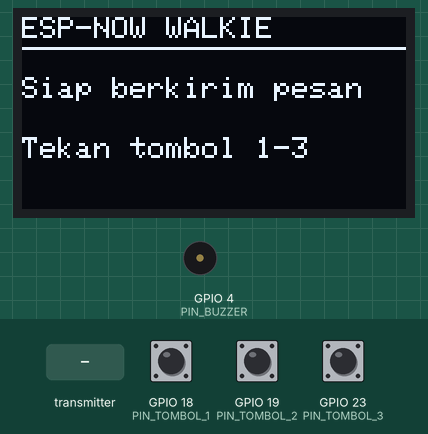
Recording of a sketch running on a simulated ESP32. Shown: 128×64 one-colour display, buzzer (waves = sounding, pin HIGH). The test bench sets the inputs (shaded band); at power-on: GPIO 18 (PIN_TOMBOL_1) HIGH, GPIO 19 (PIN_TOMBOL_2) HIGH, GPIO 23 (PIN_TOMBOL_3) HIGH.

Above: at 1.3 s.
1.4 s: GPIO 18 (PIN_TOMBOL_1) pulled LOW for 1 s
At 3.1 s:
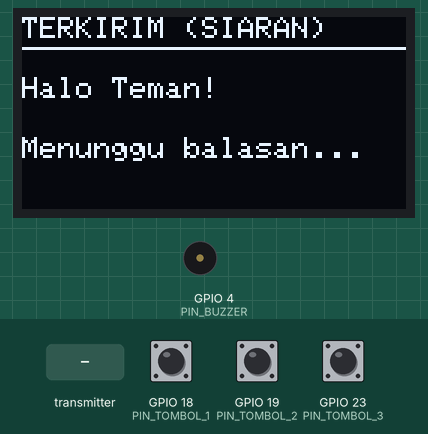
3.9 s: GPIO 19 (PIN_TOMBOL_2) pulled LOW for 3.2 s
At 8.2 s:
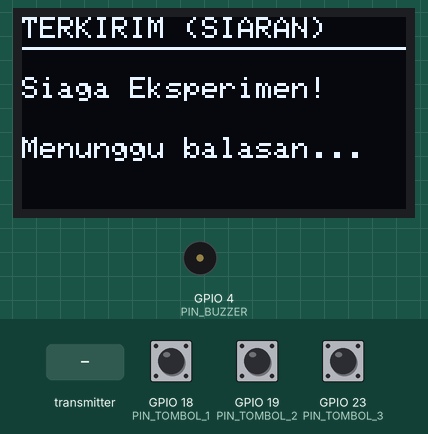
8.6 s: GPIO 23 (PIN_TOMBOL_3) pulled LOW for 0.15 s
At 8.9 s:
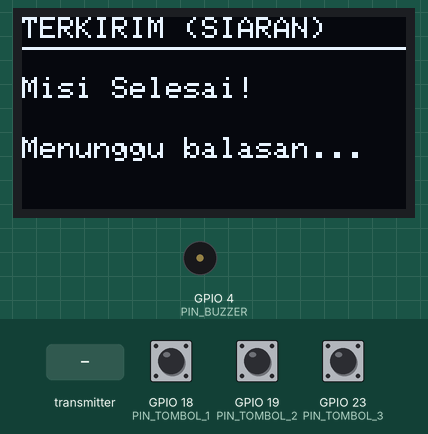
10.2 s: the transmitter starts sending pengirim = 0
At 11.0 s:
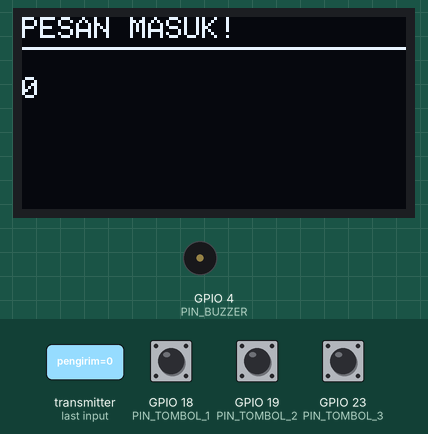
11.7 s: the transmitter starts sending isi_pesan = 0
At 12.9 s:
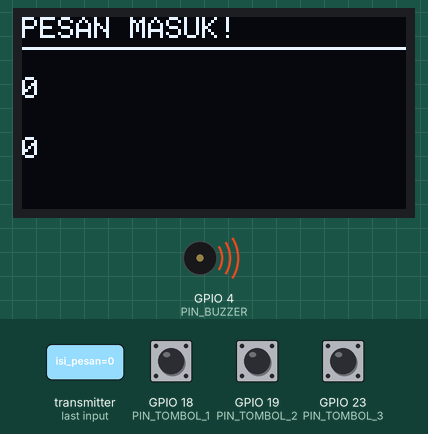
13.2 s: GPIO 19 (PIN_TOMBOL_2) pulled LOW for 1 s
At 13.38 s:
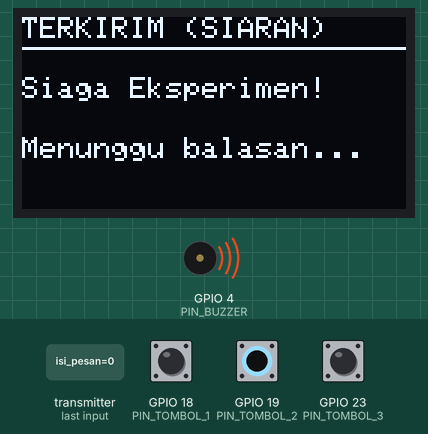
Timing chart, 0 to 16.7 s (numbered marks = the images above; inputs shaded):
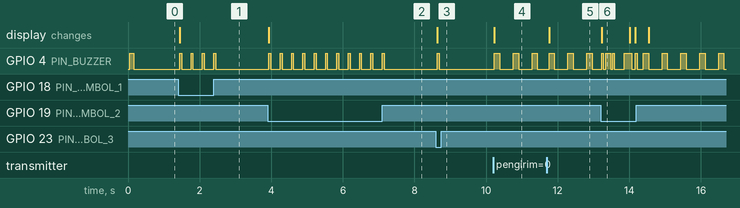

The sketch:

esp_now_walkie_talkie.ino
```cpp
/**
 * esp_now_walkie_talkie.ino: Walkie-Talkie Teks ESP-NOW Edukasi
 *
 * Tanggung Jawab:
 * - Menginisialisasi komunikasi peer-to-peer ESP-NOW mode broadcast.
 * - Membaca tombol masukan untuk memilih dan mengirim pesan teks.
 * - Menampilkan status dan pesan masuk pada layar OLED SSD1306.
 * - Membunyikan buzzer sebagai sinyal notifikasi pesan masuk/keluar.
 *
 * Perangkat Keras:
 * - ESP32 NodeMCU DevKit V1 (DOIT 30-Pin)
 * - OLED SSD1306 0.96 inci I2C (SDA: GPIO 21, SCL: GPIO 22)
 * - Tombol Pesan (GPIO 18, GPIO 19, GPIO 23) dengan INPUT_PULLUP
 * - Buzzer (GPIO 4)
 */

#include <WiFi.h>
#include <esp_now.h>
#include <Wire.h>
#include <Adafruit_GFX.h>
#include <Adafruit_SSD1306.h>

#define LEBAR_LAYAR 128
#define TINGGI_LAYAR 64
#define RESET_OLED -1
#define ALAMAT_OLED 0x3C

#define PIN_TOMBOL_1 18
#define PIN_TOMBOL_2 19
#define PIN_TOMBOL_3 23
#define PIN_BUZZER 4

typedef struct struct_pesan {
  char pengirim[16];
  char isi_pesan[32];
} struct_pesan;

Adafruit_SSD1306 display(LEBAR_LAYAR, TINGGI_LAYAR, &Wire, RESET_OLED);
uint8_t mac_broadcast[] = {0xFF, 0xFF, 0xFF, 0xFF, 0xFF, 0xFF};
unsigned long waktu_tekan_terakhir = 0;
const unsigned long DEBOUNCE_MS = 300;

void bunyikan_buzzer(int durasi_ms) {
  digitalWrite(PIN_BUZZER, HIGH);
  delay(durasi_ms);
  digitalWrite(PIN_BUZZER, LOW);
}

void perbarui_tampilan(const char* judul, const char* teks1, const char* teks2) {
  display.clearDisplay();
  display.setTextSize(1);
  display.setTextColor(SSD1306_WHITE);
  display.setCursor(0, 0);
  display.println(judul);
  display.drawLine(0, 10, 127, 10, SSD1306_WHITE);
  display.setCursor(0, 20);
  display.println(teks1);
  display.setCursor(0, 40);
  display.println(teks2);
  display.display();
}

#if defined(ESP_IDF_VERSION_MAJOR) && (ESP_IDF_VERSION_MAJOR >= 5)
#define PARAM_RECV const esp_now_recv_info_t *info
#else
#define PARAM_RECV const uint8_t *mac
#endif

void saat_data_diterima(PARAM_RECV, const uint8_t *data_masuk, int pjg) {
  if (pjg != sizeof(struct_pesan)) {
    return;
  }
  struct_pesan pesan_terima;
  memcpy(&pesan_terima, data_masuk, sizeof(pesan_terima));
  perbarui_tampilan("PESAN MASUK!", pesan_terima.pengirim, pesan_terima.isi_pesan);
  bunyikan_buzzer(150);
}

void daftarkan_peer_broadcast() {
  esp_now_peer_info_t info_peer = {};
  memcpy(info_peer.peer_addr, mac_broadcast, 6);
  info_peer.channel = 0;
  info_peer.encrypt = false;
  esp_now_add_peer(&info_peer);
}

void kirim_pesan(const char* teks) {
  struct_pesan paket_keluar;
  strncpy(paket_keluar.pengirim, "ESP32-Sobat", sizeof(paket_keluar.pengirim));
  strncpy(paket_keluar.isi_pesan, teks, sizeof(paket_keluar.isi_pesan));
  esp_now_send(mac_broadcast, (uint8_t *)&paket_keluar, sizeof(paket_keluar));
  perbarui_tampilan("TERKIRIM (SIARAN)", paket_keluar.isi_pesan, "Menunggu balasan...");
  bunyikan_buzzer(50);
}

void tangani_tombol(int pin, const char* pesan) {
  if (digitalRead(pin) != LOW) {
    return;
  }
  if (millis() - waktu_tekan_terakhir < DEBOUNCE_MS) {
    return;
  }
  waktu_tekan_terakhir = millis();
  kirim_pesan(pesan);
}

void periksa_semua_tombol() {
  tangani_tombol(PIN_TOMBOL_1, "Halo Teman!");
  tangani_tombol(PIN_TOMBOL_2, "Siaga Eksperimen!");
  tangani_tombol(PIN_TOMBOL_3, "Misi Selesai!");
}

void inisialisasi_pin() {
  pinMode(PIN_TOMBOL_1, INPUT_PULLUP);
  pinMode(PIN_TOMBOL_2, INPUT_PULLUP);
  pinMode(PIN_TOMBOL_3, INPUT_PULLUP);
  pinMode(PIN_BUZZER, OUTPUT);
  digitalWrite(PIN_BUZZER, LOW);
}

void inisialisasi_oled() {
  Wire.begin(21, 22);
  if (!display.begin(SSD1306_SWITCHCAPVCC, ALAMAT_OLED)) {
    Serial.println("Galat: Layar OLED tidak ditemukan!");
    return;
  }
  perbarui_tampilan("ESP-NOW WALKIE", "Siap berkirim pesan", "Tekan tombol 1-3");
}

void inisialisasi_jaringan_espnow() {
  WiFi.mode(WIFI_STA);
  WiFi.disconnect();
  if (esp_now_init() != ESP_OK) {
    Serial.println("Galat: Inisialisasi ESP-NOW gagal!");
    return;
  }
  esp_now_register_recv_cb(saat_data_diterima);
  daftarkan_peer_broadcast();
}

void setup() {
  Serial.begin(115200);
  inisialisasi_pin();
  inisialisasi_oled();
  inisialisasi_jaringan_espnow();
  bunyikan_buzzer(100);
}

void loop() {
  periksa_semua_tombol();
  delay(20);
}
```

Measured:
- after the input at 1.4 s, GPIO 4 (PIN_BUZZER): alternates HIGH for 0.05 s and LOW for 0.27 s, 8 changes in all, then stays LOW, starting at once; the display: changes at once (image 1)
- after the input at 3.9 s, GPIO 4 (PIN_BUZZER): alternates HIGH for 0.05 s and LOW for 0.27 s, 22 changes in all, then stays LOW, starting at once; the display: changes at once (image 2)
- after the input at 8.6 s, GPIO 4 (PIN_BUZZER): LOW → HIGH at once, → LOW 0.05 s later; the display: changes at once (image 3)
- after the input at 10.2 s, GPIO 4 (PIN_BUZZER): alternates HIGH for 0.15 s and LOW for 0.38 s, starting at once; the display: changes at once (image 4)
- after the input at 11.7 s, the display: changes after 0.06 s (image 5)
- after the input at 13.2 s, the display: changes at once (image 6)
- what the display in image 6 shows lasts 0.8 s, from 13.2 s to 14.0 s
